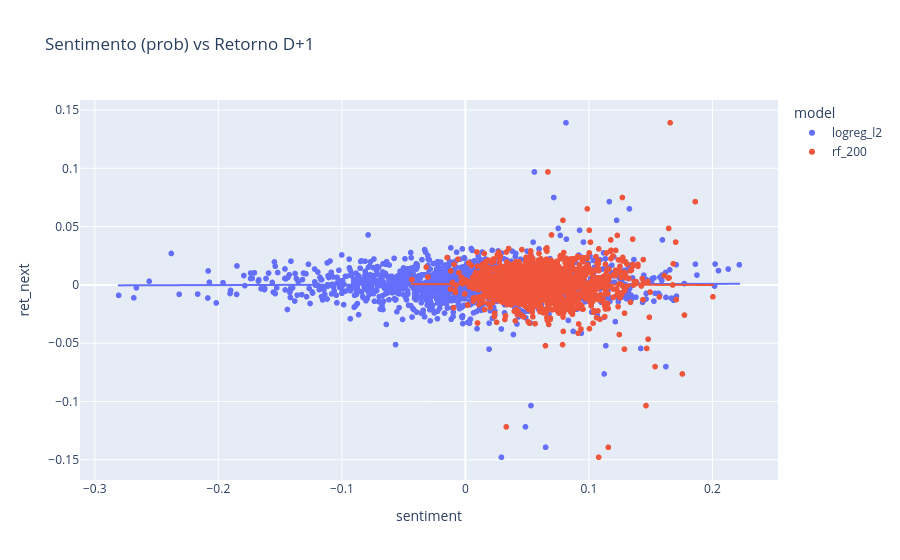
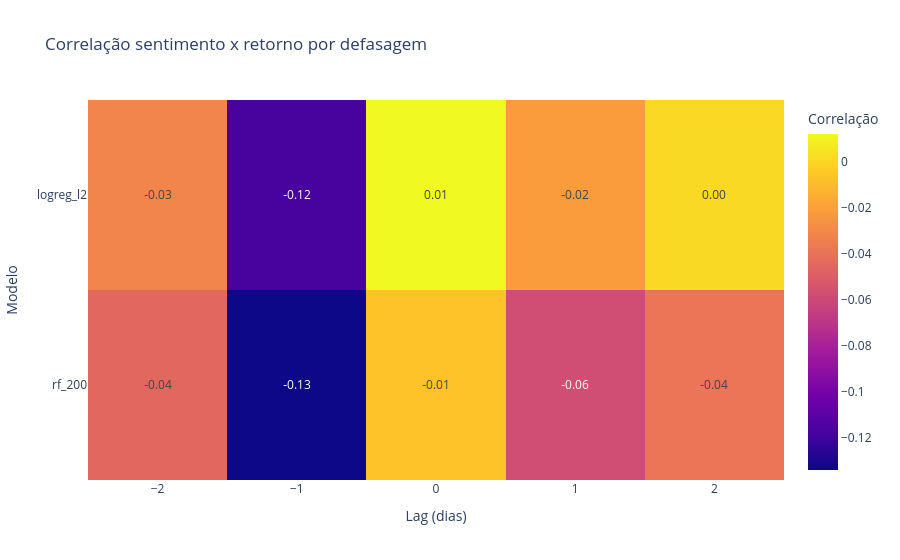
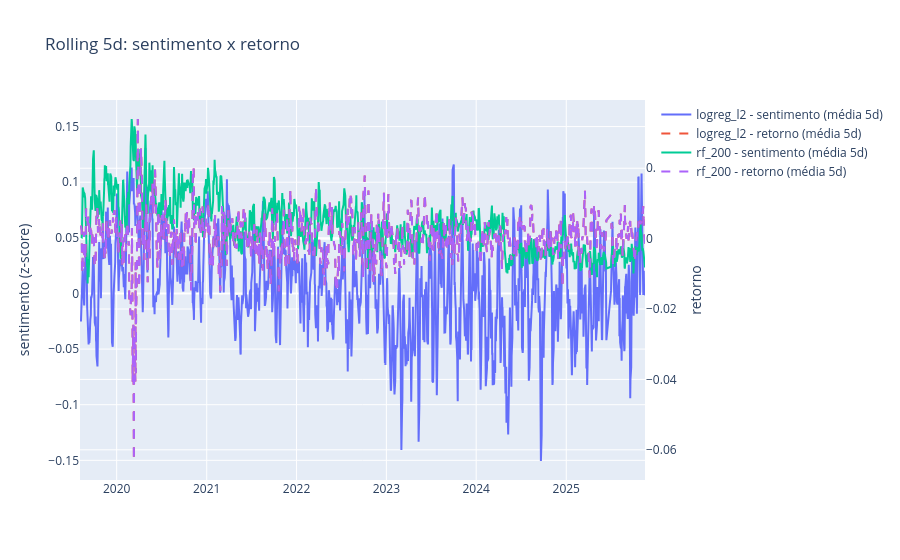

The cell these charts' notebook holds for them, in order:
### Code cell
# 6. Séries temporais e gráficos interativos
plots = {}

scatter_fig = px.scatter(
    df,
    x="sentiment",
    y="ret_next",
    color="model",
    trendline="ols",
    hover_data={"day": True, "signal_bucket": True},
    title="Sentimento (prob) vs Retorno D+1",
)
plots["scatter"] = scatter_fig
scatter_fig.show()

heatmap_fig = px.imshow(
    lag_pivot,
    labels=dict(x="Lag (dias)", y="Modelo", color="Correlação"),
    title="Correlação sentimento x retorno por defasagem",
    aspect="auto",
    text_auto=".2f",
)
plots["heatmap"] = heatmap_fig
heatmap_fig.show()

rolling_fig = go.Figure()
for model_name, sub in df.groupby("model"):
    ordered = sub.sort_values("day")
    ordered["sentiment_roll"] = ordered["sentiment"].rolling(5).mean()
    ordered["ret_roll"] = ordered["ret_next"].rolling(5).mean()
    rolling_fig.add_trace(
        go.Scatter(
            x=ordered["day"],
            y=ordered["sentiment_roll"],
            mode="lines",
            name=f"{model_name} - sentimento (média 5d)",
        )
    )
    rolling_fig.add_trace(
        go.Scatter(
            x=ordered["day"],
            y=ordered["ret_roll"],
            mode="lines",
            name=f"{model_name} - retorno (média 5d)",
            line=dict(dash="dash"),
            yaxis="y2",
        )
    )
rolling_fig.update_layout(
    title="Rolling 5d: sentimento x retorno",
    yaxis=dict(title="sentimento (z-score)"),
    yaxis2=dict(title="retorno", overlaying="y", side="right"),
)
plots["rolling"] = rolling_fig
rolling_fig.show()

### Figure 1 — Plotly figure (JSON) as saved in the notebook; plotly's stock layout.template omitted (floating-point values rounded to 4 significant figures; data arrays with more than 128 entries replaced by an {"elided": "..."} marker saying what was removed)
{"data": [{"customdata": {"elided": "1552x2 str values"}, "hovertemplate": "model=logreg_l2<br>sentiment=%{x}<br>ret_next=%{y}<br>day=%{customdata[0]}<br>signal_bucket=%{customdata[1]}<extra></extra>", "legendgroup": "logreg_l2", "marker": {"color": "#636efa", "symbol": "circle"}, "mode": "markers", "name": "logreg_l2", "showlegend": true, "type": "scattergl", "x": {"elided": "1552 float values"}, "xaxis": "x", "y": {"elided": "1552 float values"}, "yaxis": "y"}, {"hovertemplate": "<b>OLS trendline</b><br>ret_next = 0.00263675 * sentiment + 0.000384924<br>R<sup>2</sup>=0.000149<br><br>model=logreg_l2<br>sentiment=%{x}<br>ret_next=%{y} <b>(trend)</b><extra></extra>", "legendgroup": "logreg_l2", "marker": {"color": "#636efa", "symbol": "circle"}, "mode": "lines", "name": "logreg_l2", "showlegend": false, "type": "scattergl", "x": {"elided": "1552 float values"}, "xaxis": "x", "y": {"elided": "1552 float values"}, "yaxis": "y"}, {"customdata": {"elided": "1552x2 str values"}, "hovertemplate": "model=rf_200<br>sentiment=%{x}<br>ret_next=%{y}<br>day=%{customdata[0]}<br>signal_bucket=%{customdata[1]}<extra></extra>", "legendgroup": "rf_200", "marker": {"color": "#EF553B", "symbol": "circle"}, "mode": "markers", "name": "rf_200", "showlegend": true, "type": "scattergl", "x": {"elided": "1552 float values"}, "xaxis": "x", "y": {"elided": "1552 float values"}, "yaxis": "y"}, {"hovertemplate": "<b>OLS trendline</b><br>ret_next = -0.00321267 * sentiment + 0.000591516<br>R<sup>2</sup>=0.000047<br><br>model=rf_200<br>sentiment=%{x}<br>ret_next=%{y} <b>(trend)</b><extra></extra>", "legendgroup": "rf_200", "marker": {"color": "#EF553B", "symbol": "circle"}, "mode": "lines", "name": "rf_200", "showlegend": false, "type": "scattergl", "x": {"elided": "1552 float values"}, "xaxis": "x", "y": {"elided": "1552 float values"}, "yaxis": "y"}], "layout": {"legend": {"title": {"text": "model"}, "tracegroupgap": 0}, "title": {"text": "Sentimento (prob) vs Retorno D+1"}, "xaxis": {"anchor": "y", "domain": [0.0, 1.0], "title": {"text": "sentiment"}}, "yaxis": {"anchor": "x", "domain": [0.0, 1.0], "title": {"text": "ret_next"}}}}

### Figure 2 — Plotly figure (JSON) as saved in the notebook; plotly's stock layout.template omitted (floating-point values rounded to 4 significant figures)
{"data": [{"coloraxis": "coloraxis", "hovertemplate": "Lag (dias): %{x}<br>Modelo: %{y}<br>Correlação: %{z}<extra></extra>", "name": "0", "texttemplate": "%{z:.2f}", "type": "heatmap", "x": [-2, -1, 0, 1, 2], "xaxis": "x", "y": ["logreg_l2", "rf_200"], "yaxis": "y", "z": [[-0.03149, -0.1173, 0.01221, -0.02193, 0.001031], [-0.045, -0.1342, -0.00682, -0.05794, -0.03847]]}], "layout": {"coloraxis": {"colorbar": {"title": {"text": "Correlação"}}, "colorscale": [[0.0, "#0d0887"], [0.1111, "#46039f"], [0.2222, "#7201a8"], [0.3333, "#9c179e"], [0.4444, "#bd3786"], [0.5556, "#d8576b"], [0.6667, "#ed7953"], [0.7778, "#fb9f3a"], [0.8889, "#fdca26"], [1.0, "#f0f921"]]}, "title": {"text": "Correlação sentimento x retorno por defasagem"}, "xaxis": {"anchor": "y", "domain": [0.0, 1.0], "title": {"text": "Lag (dias)"}}, "yaxis": {"anchor": "x", "autorange": "reversed", "domain": [0.0, 1.0], "title": {"text": "Modelo"}}}}

### Figure 3 — Plotly figure (JSON) as saved in the notebook; plotly's stock layout.template omitted (floating-point values rounded to 4 significant figures; data arrays with more than 128 entries replaced by an {"elided": "..."} marker saying what was removed)
{"data": [{"mode": "lines", "name": "logreg_l2 - sentimento (média 5d)", "type": "scatter", "x": {"elided": "1552 str values"}, "y": {"elided": "1552 float values"}}, {"line": {"dash": "dash"}, "mode": "lines", "name": "logreg_l2 - retorno (média 5d)", "type": "scatter", "x": {"elided": "1552 str values"}, "y": {"elided": "1552 float values"}, "yaxis": "y2"}, {"mode": "lines", "name": "rf_200 - sentimento (média 5d)", "type": "scatter", "x": {"elided": "1552 str values"}, "y": {"elided": "1552 float values"}}, {"line": {"dash": "dash"}, "mode": "lines", "name": "rf_200 - retorno (média 5d)", "type": "scatter", "x": {"elided": "1552 str values"}, "y": {"elided": "1552 float values"}, "yaxis": "y2"}], "layout": {"title": {"text": "Rolling 5d: sentimento x retorno"}, "yaxis": {"title": {"text": "sentimento (z-score)"}}, "yaxis2": {"overlaying": "y", "side": "right", "title": {"text": "retorno"}}}}
